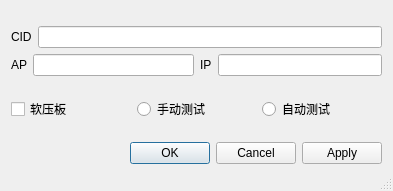
<?xml version="1.0" encoding="UTF-8"?>
<ui version="4.0">
 <class>QuickTestConfigDialog</class>
 <widget class="QDialog" name="QuickTestConfigDialog">
  <property name="windowModality">
   <enum>Qt::ApplicationModal</enum>
  </property>
  <property name="geometry">
   <rect>
    <x>0</x>
    <y>0</y>
    <width>393</width>
    <height>191</height>
   </rect>
  </property>
  <property name="windowTitle">
   <string>Dialog</string>
  </property>
  <property name="sizeGripEnabled">
   <bool>true</bool>
  </property>
  <layout class="QVBoxLayout" name="verticalLayout_2">
   <item>
    <layout class="QVBoxLayout" name="verticalLayout">
     <item>
      <layout class="QHBoxLayout" name="horizontalLayout_3">
       <item>
        <widget class="QLabel" name="label">
         <property name="text">
          <string>CID</string>
         </property>
        </widget>
       </item>
       <item>
        <widget class="QLineEdit" name="lineEdit_cid"/>
       </item>
      </layout>
     </item>
     <item>
      <layout class="QHBoxLayout" name="horizontalLayout_4">
       <item>
        <layout class="QHBoxLayout" name="horizontalLayout">
         <item>
          <widget class="QLabel" name="label_2">
           <property name="text">
            <string>AP</string>
           </property>
          </widget>
         </item>
         <item>
          <widget class="QLineEdit" name="lineEdit_ap"/>
         </item>
        </layout>
       </item>
       <item>
        <layout class="QHBoxLayout" name="horizontalLayout_2">
         <item>
          <widget class="QLabel" name="label_3">
           <property name="text">
            <string>IP</string>
           </property>
          </widget>
         </item>
         <item>
          <widget class="QLineEdit" name="lineEdit_ip"/>
         </item>
        </layout>
       </item>
      </layout>
     </item>
    </layout>
   </item>
   <item>
    <layout class="QHBoxLayout" name="horizontalLayout_5">
     <item>
      <widget class="QCheckBox" name="checkBox">
       <property name="text">
        <string>软压板</string>
       </property>
      </widget>
     </item>
     <item>
      <widget class="QRadioButton" name="radioButton">
       <property name="text">
        <string>手动测试</string>
       </property>
      </widget>
     </item>
     <item>
      <widget class="QRadioButton" name="radioButton_2">
       <property name="text">
        <string>自动测试</string>
       </property>
      </widget>
     </item>
    </layout>
   </item>
   <item>
    <widget class="QDialogButtonBox" name="buttonBox">
     <property name="standardButtons">
      <set>QDialogButtonBox::Apply|QDialogButtonBox::Cancel|QDialogButtonBox::Ok</set>
     </property>
    </widget>
   </item>
  </layout>
 </widget>
 <resources/>
 <connections/>
</ui>
